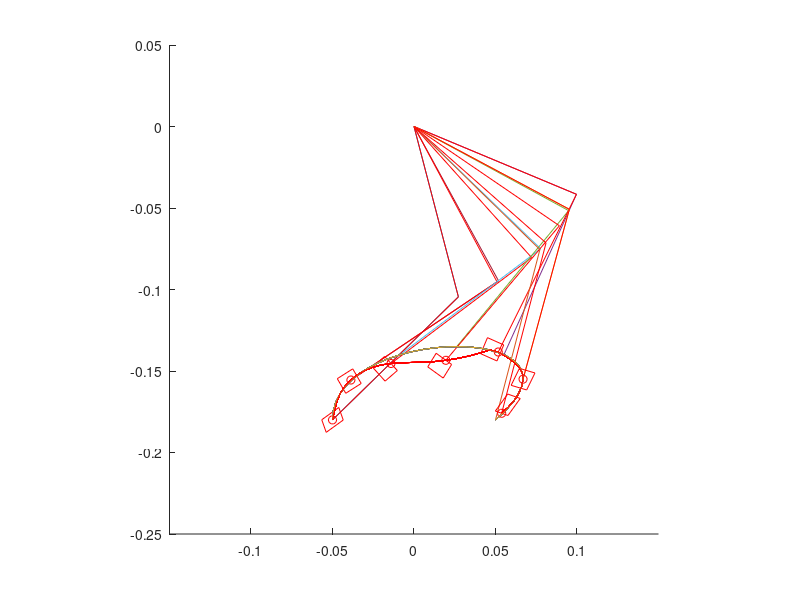

Write the MATLAB code that produced this figure.
clear;
clf;

function [t1, t2] = inverse_kinematics(x, y, l1, l2)
  l = sqrt(x^2+y^2);
  t1 = t2 = 0;
  if (l <= (l1+l2))
    t1 = atan2(y,x) + acos((l1^2+l^2-l2^2)/(2*l2*l));
    t2 = pi + acos((l1^2+l2^2-l^2)/(2*l1*l2)) + t1;
  endif
endfunction

function [x, y] = bezier(P, t)
  B =[(1-t)^3, 3*t*(1-t)^2, 3*t^2*(1-t), t^3];
  X = B * P;
  x = X(1);
  y = X(2);
endfunction

function [xd, yd] = bezier_d(P, t)
  Bd =[-3*(1-t)^2, 3*(1-t)^2-6*t*(1-t), 6*t*(1-t)-3*t^2, 3*t^2];
  Xd = Bd * P;
  xd = Xd(1);
  yd = Xd(2);
endfunction

l1 = 0.108;
l2 = 0.108;
ratio = 0.05;
motor_velocity = 4.81; # 46rpm

P = [0, 0; 0, 0.06; 0.17, 0.06; 0.1, 0.0];
period = 0.30;

xr = -0.05;
yr = -0.18;
[t1r, t2r] = inverse_kinematics(xr, yr, l1, l2);

i = 0;
dt = 0.01;
for t = 0.0: dt/period: period/period
  [xt, yt] = bezier(P, t);
  x = xt - 0.05;
  y = yt - 0.18;

  [t1, t2] = inverse_kinematics(x, y, l1, l2);
  
  t1r = t1r + max([min([t1 - t1r, motor_velocity * dt]), -motor_velocity * dt]);
  w1r = -max([min([(t1 - t1r) / dt, motor_velocity]), -motor_velocity])/motor_velocity;
  t2r = t2r + max([min([t2 - t2r, motor_velocity * dt]), -motor_velocity * dt]);
  w2r = -max([min([(t2 - t2r) / dt, motor_velocity]), -motor_velocity])/motor_velocity;
  tor = [w1r-1 w1r-1 w1r+1 w1r+1 w1r-1; w2r-1 w2r+1 w2r+1 w2r-1 w2r-1];

  if (t1 != 0 || t2 != 0)
    i = i + 1;
    x1 = l1 * cos(t1);
    y1 = l1 * sin(t1);
    x2 = l1 * cos(t2) + x1;
    y2 = l1 * sin(t2) + y1;
    arm_x(i,:) = [0 x1 x2];
    arm_y(i,:) = [0 y1 y2];
    xdp(i) = x2;
    ydp(i) = y2;
    x1r = l1 * cos(t1r);
    y1r = l1 * sin(t1r);
    x2r = l2 * cos(t2r) + x1r;
    y2r = l2 * sin(t2r) + y1r;
    arm_xr(i,:) = [0 x1r x2r];
    arm_yr(i,:) = [0 y1r y2r];
    xdpr(i) = x2r;
    ydpr(i) = y2r;
    jaco = [-l1*sin(t1) -l2*sin(t2); l1*cos(t1) l2*cos(t2)];
	m = jaco' * tor;
	mx(i,:) = m(1,:) * ratio + x2r;
	my(i,:) = m(2,:) * ratio + y2r;
    px(i) = x2r;
    py(i) = y2r;
  endif
endfor

hold on;
axis([-0.15,0.15,-0.25,0.05],"square");
for n = 1:i
  if (mod(n - 1, 5) == 0)
    plot(arm_x(n,:), arm_y(n,:));
    plot(arm_xr(n,:), arm_yr(n,:), "r");
    plot(mx(n,:), my(n,:), "r");
    plot(px(n), py(n), ".or");
  endif
  plot(xdp, ydp);
  plot(xdpr, ydpr, "r");
end
hold off;

